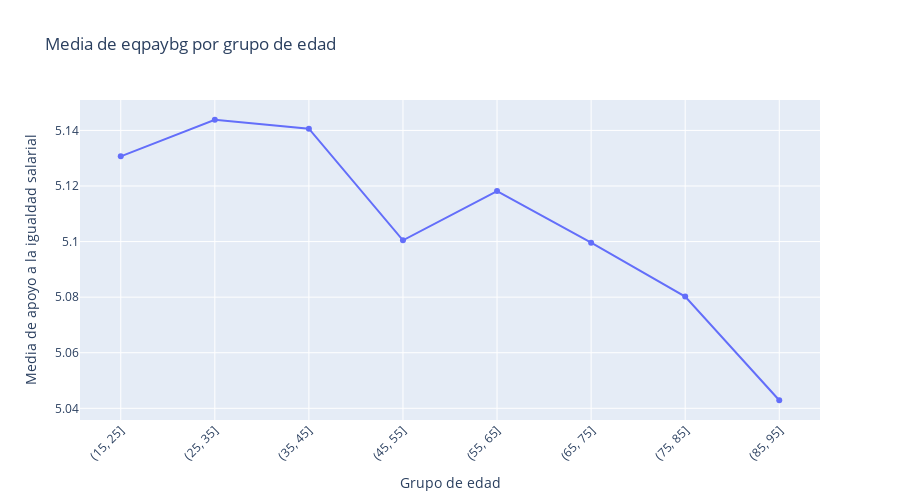

This figure's notebook cell:
### Code cell
# Gráfico de la media de eqpaybg por edad en intervalos de 10 años
age_means_pay = df_clean.groupby(pd.cut(df_clean['agea'], bins=np.arange(min_age_pay, 100, 10)))['eqpaybg'].mean().reset_index()
age_means_pay.columns = ['age_group', 'eqpaybg_mean']

# Convertir los intervalos a strings para mejor visualización
age_means_pay['age_label'] = age_means_pay['age_group'].astype(str)

fig = px.line(age_means_pay, 
              x='age_label', 
              y='eqpaybg_mean',
              markers=True,
              labels={'age_label': 'Grupo de edad', 'eqpaybg_mean': 'Media de apoyo a la igualdad salarial'},
              title='Media de eqpaybg por grupo de edad')

fig.update_layout(xaxis_tickangle=-45, height=500)
fig.show()

### Figure 1 — Plotly figure (JSON) as saved in the notebook; plotly's stock layout.template omitted (floating-point values rounded to 4 significant figures)
{"data": [{"hovertemplate": "Grupo de edad=%{x}<br>Media de apoyo a la igualdad salarial=%{y}<extra></extra>", "legendgroup": "", "line": {"color": "#636efa", "dash": "solid"}, "marker": {"symbol": "circle"}, "mode": "lines+markers", "name": "", "orientation": "v", "showlegend": false, "type": "scatter", "x": ["(15, 25]", "(25, 35]", "(35, 45]", "(45, 55]", "(55, 65]", "(65, 75]", "(75, 85]", "(85, 95]"], "xaxis": "x", "y": [5.131, 5.144, 5.141, 5.1, 5.118, 5.1, 5.08, 5.043], "yaxis": "y"}], "layout": {"height": 500, "legend": {"tracegroupgap": 0}, "title": {"text": "Media de eqpaybg por grupo de edad"}, "xaxis": {"anchor": "y", "domain": [0, 1], "tickangle": -45, "title": {"text": "Grupo de edad"}}, "yaxis": {"anchor": "x", "domain": [0, 1], "title": {"text": "Media de apoyo a la igualdad salarial"}}}}
